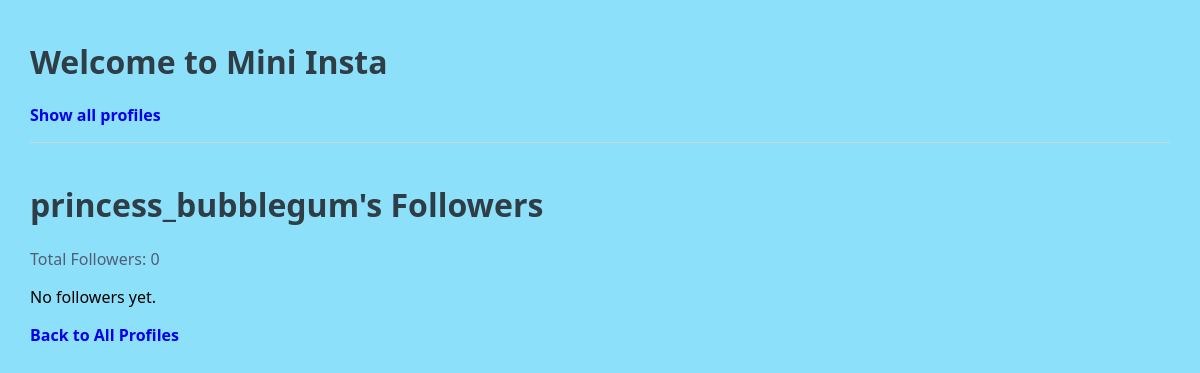
The app's page /mini_insta/profile/1/followers, older data.
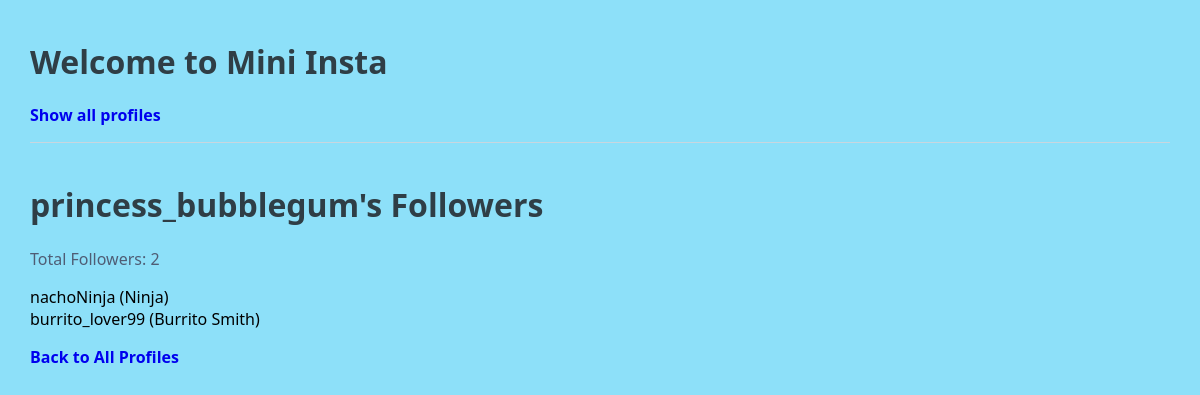
The same page, newer data.
### mini_insta/models.py (models this page shows, shortened)
class Profile(models.Model):
    username = models.TextField(blank=False)
    display_name = models.TextField(blank=False)
    bio_text = models.TextField(blank=False)
    join_date = models.DateTimeField(auto_now=True)
    profile_image_url = models.URLField(blank=True)
    def get_num_followers(self):
        return Follow.objects.filter(profile=self).count()
    def get_followers(self):
        follows = Follow.objects.filter(profile=self)
        followers = []
        for follow in follows:
            followers.append(follow.follower_profile)
        return followers

### mini_insta/views.py (the view)
# urls.py: path('profile/<int:pk>/followers', ShowFollowersDetailView.as_view(), name='show_followers'),
class ShowFollowersDetailView(DetailView):
    model = Profile
    template_name = "mini_insta/show_followers.html"
    context_object_name = 'profile'
    def get_context_data(self, **kwargs):
        context = super().get_context_data(**kwargs)
        profile = self.object
        context['followers'] = profile.get_followers()
        return context

### mini_insta/templates/mini_insta/show_followers.html
{% extends 'mini_insta/base.html' %}
{% block content %}
<h1>{{profile.username}}'s Followers</h1>
<p>Total Followers: {{profile.get_num_followers}}</p>
<ul>
    {% for follower in profile.get_followers %}
        <li>
            {{follower.username}} ({{follower.display_name}})
        </li>
    {% empty %}
        <li>No followers yet.</li>
    {% endfor %}
</ul>
{% endblock %}

Row changes from the older to the newer data that the page shows:
changed Profile "princess_bubblegum": get_num_followers "0" → "2"
now on this page (row unchanged): Profile: username "nachoNinja", display_name "Ninja"
now on this page (row unchanged): Profile: username "burrito_lover99", display_name "Burrito Smith"
Text that changed along with them:
text no longer shown: "No followers yet."
